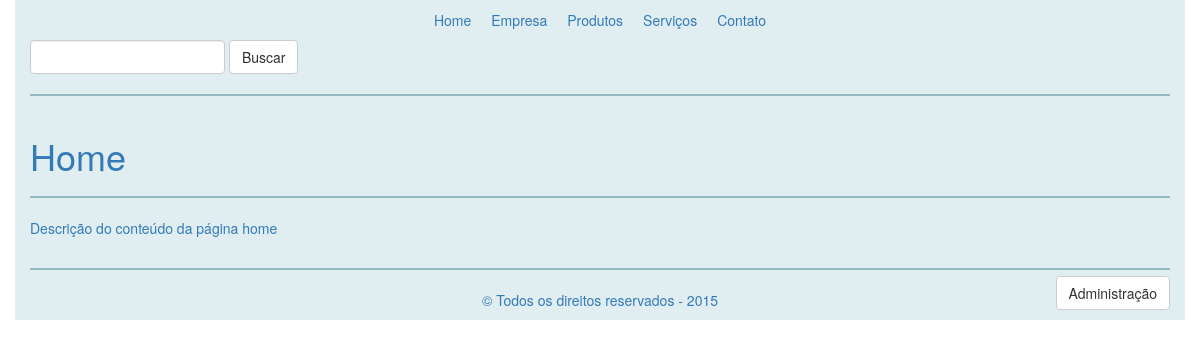
The page / on the database its author committed.
### tables this page shows
CREATE TABLE `pagina` (
  `id` int(10) NOT NULL AUTO_INCREMENT,
  `uri` varchar(250) NOT NULL,
  `nome` varchar(250) NOT NULL,
  `conteudo` varchar(250) NOT NULL,
  PRIMARY KEY (`id`)
);

### home.php (the view)
<h1><?php echo $pagina['nome']; ?></h1>
<hr>
<p><?php echo $pagina['conteudo']; ?></p>

### header.php (shortened to what this page needs)
<!DOCTYPE html>
<html lang="en">
<head>
    <link href="/css/bootstrap.min.css" rel="stylesheet">
    <link href="/css/estilo.css" rel="stylesheet">
</head>
    <body>
        <div class="container">
            <?php
                $conn = conexao();
                $q = (isset($_GET['q']) && !empty($_GET['q'])) ? $_GET['q'] : '';
                $sql = "SELECT * FROM pagina WHERE (nome LIKE :q);";
                $stmt = $conn->prepare($sql);
                $stmt->bindValue("q", '%'.$q.'%');
                $stmt->execute();
                $paginas = $stmt->fetchAll(\PDO::FETCH_ASSOC);
            ?>
            <ul id="menu">
                <?php
                    if (count($paginas)) {
                        foreach ($paginas as $pagina) {
                        echo '<li><a href="' . $pagina['uri'] . '">' . $pagina['nome'] . '</a></li>';
                        }
                    }
                ?>
            </ul>
            <form class="form-inline" name="busca" method="get" action="/busca">
                <div class="form-group">
                    <input type="text" name="q" class="form-control" id="" placeholder="">
                </div>
                <input type="submit" name="submit" value="Buscar" class="btn btn-default">
            </form>
            <hr />

### css/estilo.css (style rules this page uses)
.container { margin: auto; background: #e0eef1; }
h1 { color: #337ab7 !important; }
hr { border: 1px solid #94b8bf; }
#menu { margin: 10px auto; text-align: center; padding: 0; }
#menu li { display: inline-block; list-style: none; margin: 0 10px; }

### rows shown on the page
pagina: nome "Home", conteudo "Descrição do conteúdo da página home"
pagina: nome "Empresa"
pagina: nome "Produtos"
pagina: nome "Serviços"
pagina: nome "Contato"
